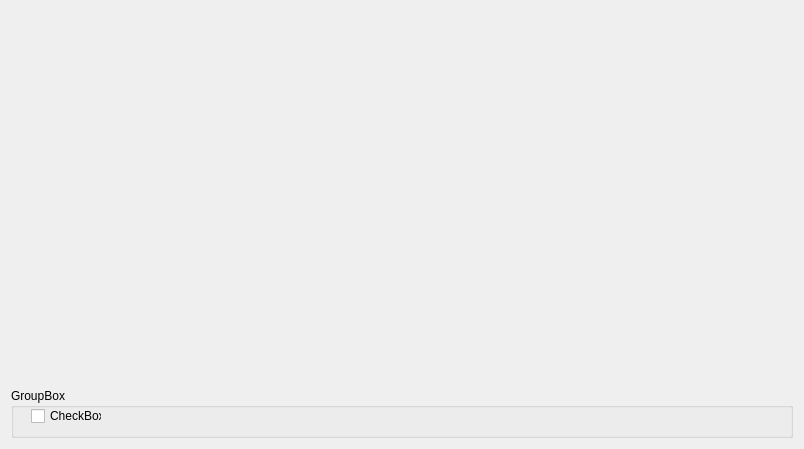
<?xml version="1.0" encoding="UTF-8"?>
<ui version="4.0">
 <class>PlotingPage</class>
 <widget class="QWidget" name="PlotingPage">
  <property name="geometry">
   <rect>
    <x>0</x>
    <y>0</y>
    <width>804</width>
    <height>449</height>
   </rect>
  </property>
  <property name="windowTitle">
   <string>Form</string>
  </property>
  <layout class="QVBoxLayout" name="verticalLayout" stretch="1,0">
   <item>
    <widget class="QCustomPlot" name="customPlot" native="true">
     <property name="sizePolicy">
      <sizepolicy hsizetype="Expanding" vsizetype="Preferred">
       <horstretch>0</horstretch>
       <verstretch>0</verstretch>
      </sizepolicy>
     </property>
    </widget>
   </item>
   <item>
    <widget class="QGroupBox" name="groupBox">
     <property name="sizePolicy">
      <sizepolicy hsizetype="Minimum" vsizetype="Preferred">
       <horstretch>0</horstretch>
       <verstretch>0</verstretch>
      </sizepolicy>
     </property>
     <property name="minimumSize">
      <size>
       <width>0</width>
       <height>50</height>
      </size>
     </property>
     <property name="title">
      <string>GroupBox</string>
     </property>
     <widget class="QCheckBox" name="checkBox">
      <property name="geometry">
       <rect>
        <x>20</x>
        <y>20</y>
        <width>71</width>
        <height>16</height>
       </rect>
      </property>
      <property name="text">
       <string>CheckBox</string>
      </property>
     </widget>
    </widget>
   </item>
  </layout>
 </widget>
 <customwidgets>
  <customwidget>
   <class>QCustomPlot</class>
   <extends>QWidget</extends>
   <header location="global">qcustomplot/qcustomplot.h</header>
   <container>1</container>
  </customwidget>
 </customwidgets>
 <resources/>
 <connections/>
</ui>
